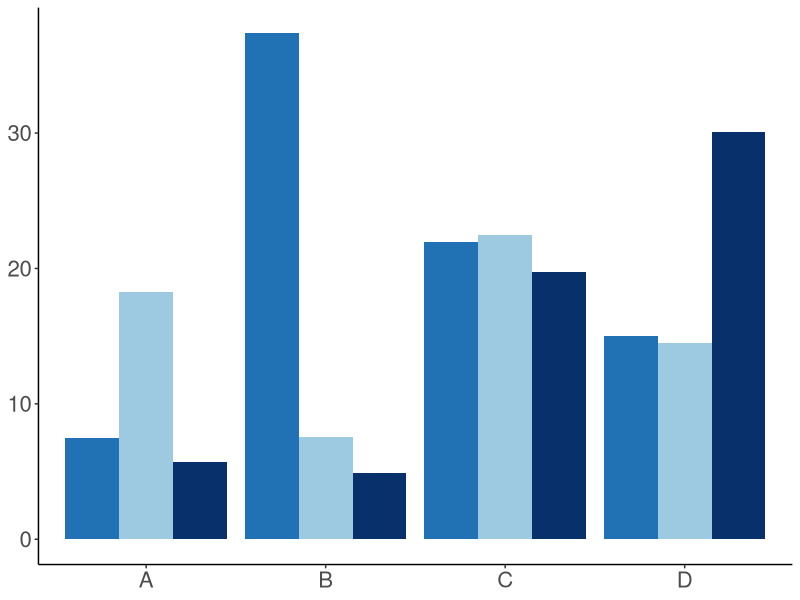

Write R code to recreate this figure.
# Grouped barplot

# Library
library(ggplot2)

# Seed
set.seed(4457)

# create a dataset
animal <- c(rep("A" , 3) , rep("B" , 3) , rep("C" , 3) , rep("D" , 3) )
condition <- rep(c("cond1" , "cond2" , "cond3") , 4)
value <- abs(rnorm(12 , 0 , 15))
data <- data.frame(animal,condition,value)

# Grouped barplot
ggplot(data, aes(fill=condition, y=value, x=animal)) + 
  geom_bar(position="dodge", stat="identity") + 
  scale_fill_manual(values=c("#2171b5", "#9ecae1", "#08306b")) +
  theme_classic() +
  theme(text = element_text(size=20),
        legend.position="none",
        axis.title = element_blank())